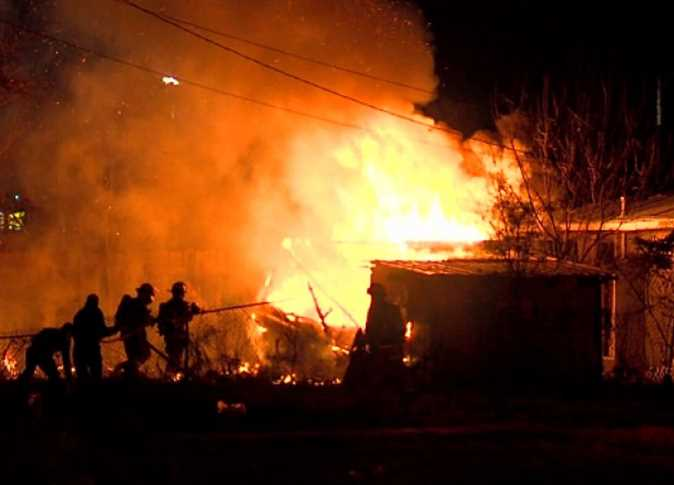
#> input picture dataset/fire/fire.101.png, 674 x 485 px; its folder holds 3 pictures in this run
$ python train.py
#> lines starting #> are read from the running program, lines starting #| are printed output that depends on the picture
import cv2
import os
import numpy as np
from sklearn.model_selection import train_test_split
from sklearn.svm import SVC
from sklearn.metrics import accuracy_score
import joblib

DATASET_PATH = "dataset"
IMG_SIZE = 64

data = []
labels = []

categories = ["fire", "no_fire"]

print("[INFO] Loading images...")

for category in categories:
    path = os.path.join(DATASET_PATH, category)
    label = 1 if category == "fire" else 0

    for img_name in os.listdir(path):
        try:
            img_path = os.path.join(path, img_name)
            img = cv2.imread(img_path)
#> img is the input picture: shape (485, 674, 3); mean B, G, R 22.4, 54.1, 102.7

            if img is None:
                continue

            img = cv2.resize(img, (IMG_SIZE, IMG_SIZE))
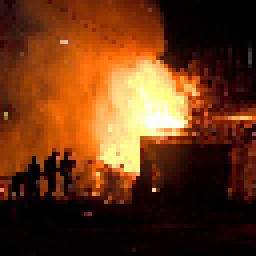
#> img: shape (64, 64, 3) (shown 4 times larger); mean B, G, R 22.2, 53.8, 102.4

            # Convert to HSV (better for fire detection)
            img = cv2.cvtColor(img, cv2.COLOR_BGR2HSV)
#> img: shape (64, 64, 3); mean H, S, V 31.6, 205.4, 102.4

            # Flatten image
            img = img.flatten()
#> img = 12288 values, max 255 at index 37, min 0 at index 6, mean 113.2

            data.append(img)
            labels.append(label)

        except:
            pass
#> pass 2 of the loop `for category in categories:`:
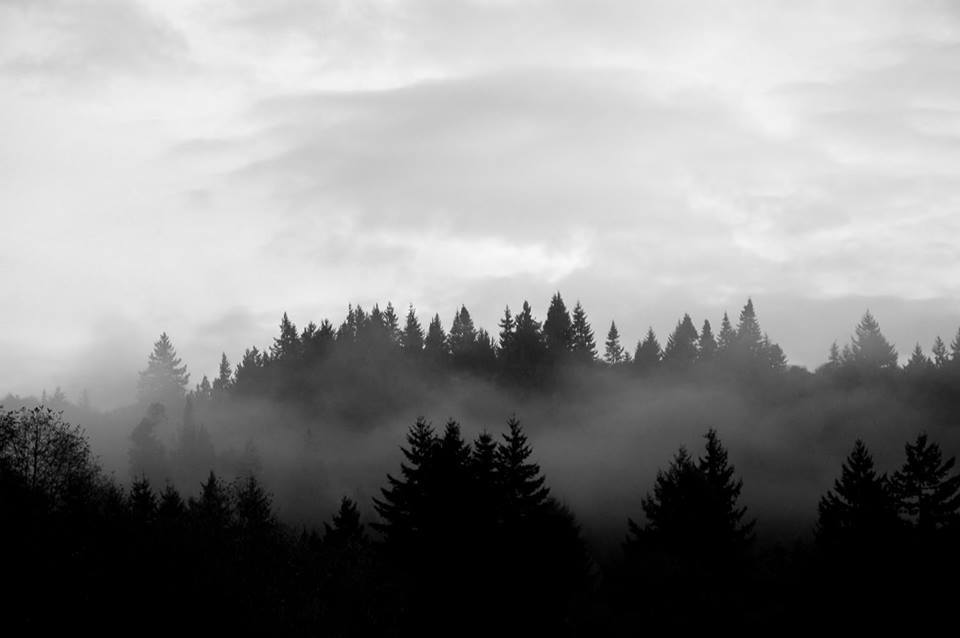
#> input picture dataset/no_fire/non_fire.1.png, 960 x 638 px
#> img is the input picture: shape (638, 960, 3); min 0, max 255, mean 136
#> `img = cv2.resize(img, (IMG_SIZE, IMG_SIZE))`:
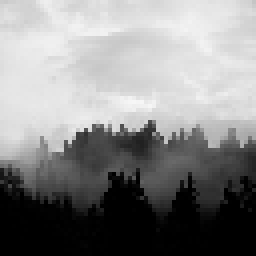
#> img: shape (64, 64, 3) (shown 4 times larger); min 0, max 246, mean 136
#> `img = img.flatten()`: img = 12288 values, max 246 at index 4901, min 0 at index 0, mean 45.33

data = np.array(data)
labels = np.array(labels)

print("[INFO] Splitting data...")

X_train, X_test, y_train, y_test = train_test_split(
    data, labels, test_size=0.2, random_state=42
)

print("[INFO] Training SVM...")

model = SVC(kernel='rbf')  # better than linear
model.fit(X_train, y_train)

print("[INFO] Testing...")

y_pred = model.predict(X_test)
accuracy = accuracy_score(y_test, y_pred)

print("Accuracy:", accuracy)

print("[INFO] Saving model...")

joblib.dump(model, "fire_svm_model.pkl")

print("✅ Training Complete!")
